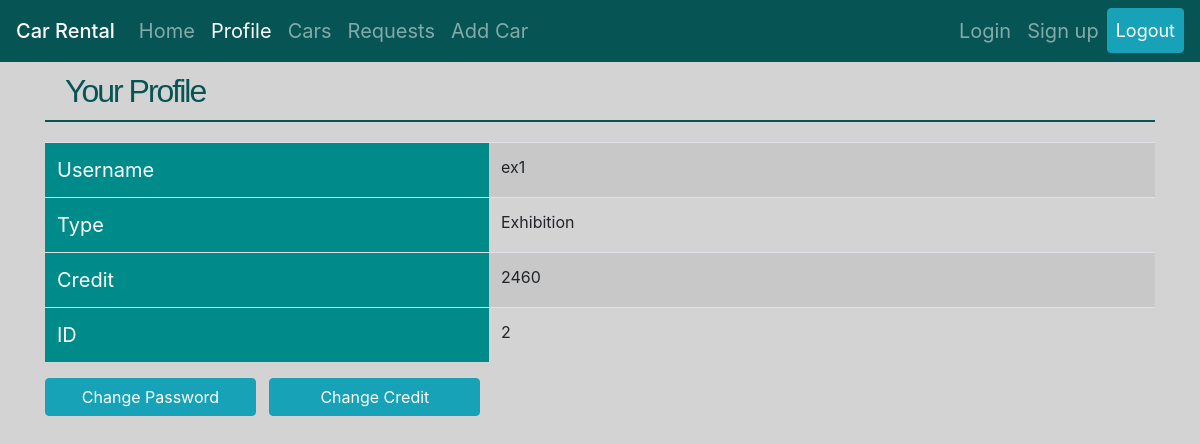
The page /rental/profile/ (signed in) on the database its author committed.
### car_rental/models.py (models this page shows, shortened)
class User(AbstractUser):
    isCarExhibition = models.BooleanField(default=False)
    credit = models.IntegerField(default=0)

### car_rental/views.py (the view)
# urls.py: path('profile/', views.profile_view, name='profile'),
@login_required()
def profile_view(request):
    return render(request, 'car_rental/profile.html')

### car_rental/templates/car_rental/profile.html (shortened to what this page needs)
{% extends 'car_rental/base.html' %}
{% load static %}
{% block style %}
    <link rel="stylesheet" type="text/css" href="{% static 'car_rental/stylesheets/car_detail.css' %}">
{% endblock %}
{% block content %}
<div class="container">
    <h1>Your Profile</h1>
 <table class="table table-striped table-hover info-table">
     <tr>
         <td>Username</td>
         <td>{{ user.username }}</td>
     </tr>
     <tr>
         <td>Type</td>
         <td>
             {% if user.isCarExhibition %} Exhibition {% else %} Renter {% endif %}
         </td>
     </tr>
     <tr>
         <td>Credit</td>
         <td>{{ user.credit }}</td>
     </tr>
     <tr>
         <td>ID</td>
         <td>{{ user.id }}</td>
     </tr>
 </table>
<a class="btn btn-info" href="{% url 'car_rental:change_password' %}" role="button" style="width:19%">Change Password</a> &nbsp;
<a class="btn btn-info" href="{% url 'car_rental:change_credit' %}" role="button" style="width:19%">Change Credit</a>
 </div>
{% endblock %}

### car_rental/static/car_rental/stylesheets/base.css (style rules this page uses)
body { background: lightgray; margin-bottom: 30px; }
h1 { margin-bottom: 20px; color: #075454; font-family: "Trebuchet MS", sans-serif; font-size: 2em; letter-spacing: -2px; border-bottom: #075454 2px solid; padding: 10px 20px 10px 20px; }

### car_rental/static/car_rental/stylesheets/car_detail.css (style rules this page uses)
.info-table td:first-child { background: darkcyan; font-size: 20px; color: white; width: 40%; }

### rows shown on the page
User: username "ex1", credit "2460", id "2"
